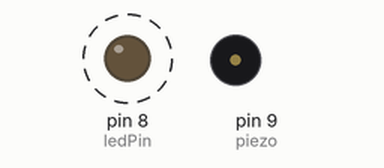
This sketch was run on a simulated Arduino Uno, built with avr-gcc and run on an emulated ATmega328P. Shown: output pins drawn as LEDs (lit = HIGH), buzzer (waves = sounding). Dashed ring = blinking.

Above: at 0.2 s.
At 3.7 s:
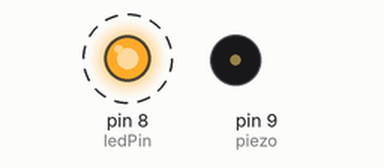
Timing chart, 0 to 4.6 s (numbered marks = the images above):
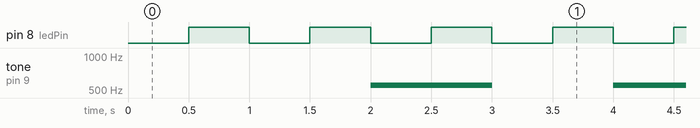

Measured:
- by itself, pin 8 (ledPin): alternates HIGH for 0.50 s and LOW for 0.50 s
- by itself, tone on pin 9 (piezo): alternates 550 Hz for 1.0 s and silent for 1.0 s

The sketch:

5-10_Multitasking_Using_Millis.ino
```cpp
/*
 * Multi-tasking with outputs
 *
 * How can we have more than one output working at the same time without using delay()?
 * Let's set up timers and use millis() to blink our LED and play a sound on our piezo at different times.
 */
int ledPin =  8;
int piezo = 9;

// Keep track of our LED
int ledState = LOW;             // ledState used to set the LED
unsigned long previousBlink = 0;        // will store last time LED was updated
long blinkInterval = 500;    // interval at which to blink (milliseconds)

// Keep track of our piezo
int onDuration = 1000; // how long do we want our piezo to sound for?
int pauseDuration = 2000; // how long do we want our piezo to be silent for?
unsigned long lastMelodyStart; // keep track of the last time we played our melody or tone


void setup() {
  // set the digital pin as output:
  pinMode(ledPin, OUTPUT);
}

void loop() {
  blinkLED();
  beepPiezo();
}


void blinkLED(){
    unsigned long currentBlink = millis();

  if (currentBlink - previousBlink >= blinkInterval) {
    // save the last time you blinked the LED
    previousBlink = currentBlink;

    // if the LED is off turn it on and vice-versa:
    if (ledState == LOW) {
      ledState = HIGH;
    } else {
      ledState = LOW;
    }

    // set the LED with the ledState of the variable:
    digitalWrite(ledPin, ledState);
  }
}

void beepPiezo(){
  // if the current time minus the last start time is greater than our pause duration
  if (millis() - lastMelodyStart >= pauseDuration) {
    lastMelodyStart = lastMelodyStart + pauseDuration; // increase the start of our last melody by the pause duration
    tone(piezo, 550, onDuration); // sound our tone
  }
}
```
